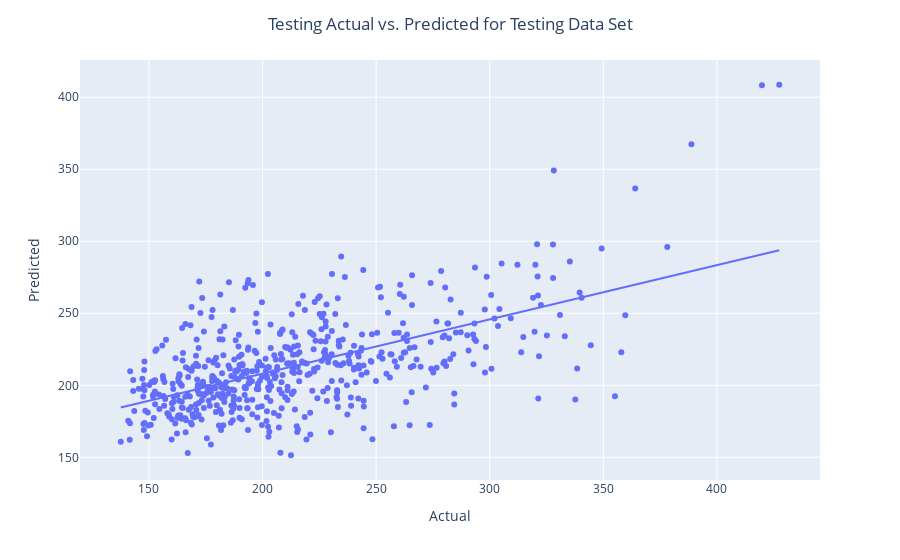

This figure's notebook cell:
### Code cell
# Print XY Scatter Plot using plotly. The closer to the line, the smaller the error. 

fig = px.scatter(result, x="Actual", y="Predicted",  trendline="ols")
fig.update_layout(title_text='Testing Actual vs. Predicted for Testing Data Set', title_x=0.5)
fig.show()

### Figure 1 — Plotly figure (JSON) as saved in the notebook; plotly's stock layout.template omitted (floating-point values rounded to 4 significant figures; data arrays with more than 128 entries replaced by an {"elided": "..."} marker saying what was removed)
{"data": [{"hovertemplate": "Actual=%{x}<br>Predicted=%{y}<extra></extra>", "legendgroup": "", "marker": {"color": "#636efa", "symbol": "circle"}, "mode": "markers", "name": "", "orientation": "v", "showlegend": false, "type": "scatter", "x": {"elided": "573 float values"}, "xaxis": "x", "y": {"elided": "573 float values"}, "yaxis": "y"}, {"hovertemplate": "<b>OLS trendline</b><br>Predicted = 0.376598 * Actual + 132.796<br>R<sup>2</sup>=0.347734<br><br>Actual=%{x}<br>Predicted=%{y} <b>(trend)</b><extra></extra>", "legendgroup": "", "marker": {"color": "#636efa", "symbol": "circle"}, "mode": "lines", "name": "", "showlegend": false, "type": "scatter", "x": {"elided": "573 float values"}, "xaxis": "x", "y": {"elided": "573 float values"}, "yaxis": "y"}], "layout": {"legend": {"tracegroupgap": 0}, "margin": {"t": 60}, "title": {"text": "Testing Actual vs. Predicted for Testing Data Set", "x": 0.5}, "xaxis": {"anchor": "y", "domain": [0, 1], "title": {"text": "Actual"}}, "yaxis": {"anchor": "x", "domain": [0, 1], "title": {"text": "Predicted"}}}}
